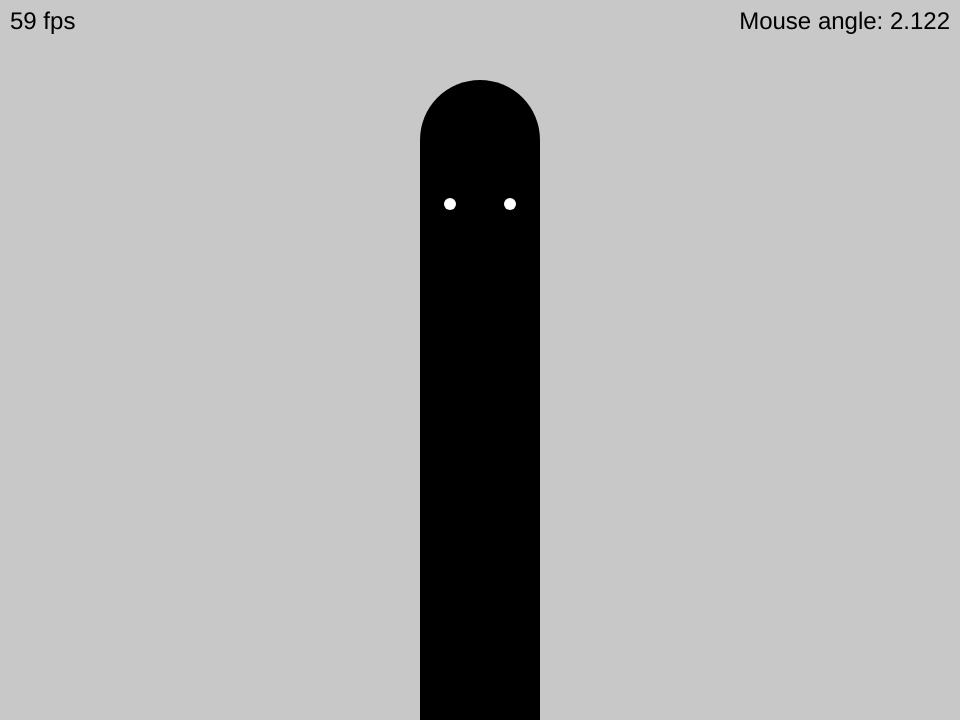
Frame 1 (no input)
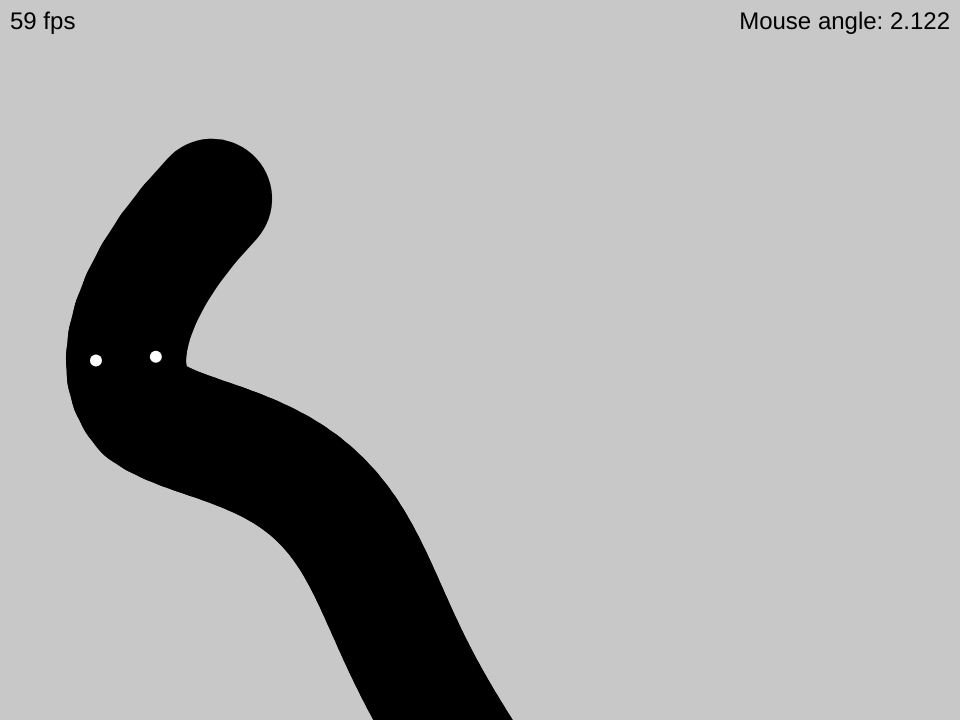
Frame 60 (no input)
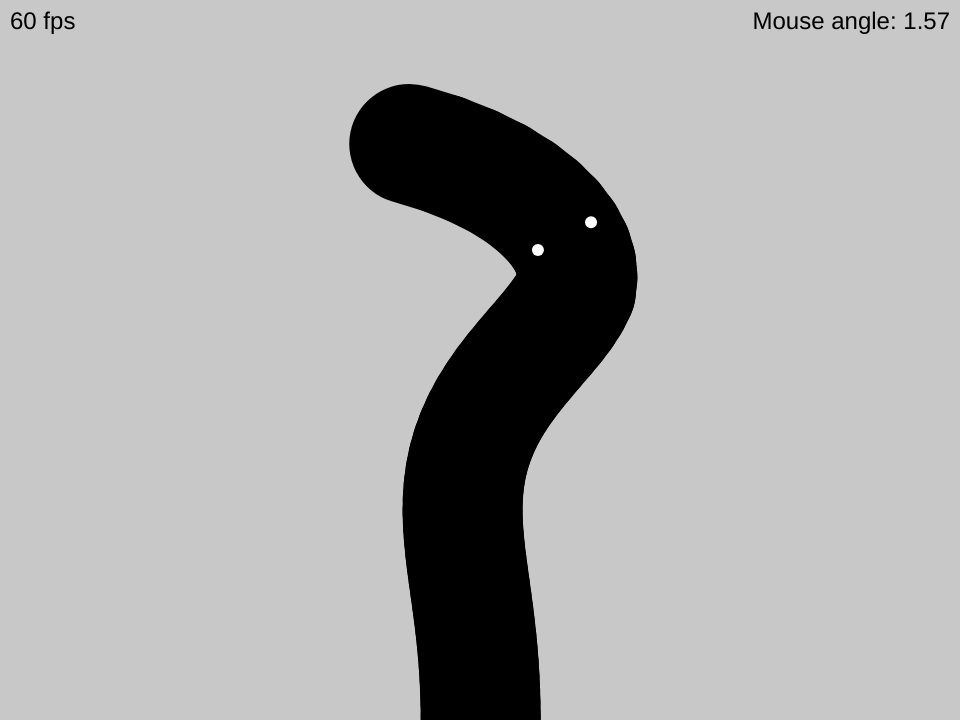
Frame 120 (the mouse pressed at the canvas centre since frame 60)

The p5.js sketch that drew these frames (run headless with seeded random() and noise() and a simulated clock; from frame 60 on, the mouse is pressed at the canvas centre):

// p5.js sketch
// ── sketch.js
// Changable variables

const coordinateCount = 50
const stickLength = 640
const stickRadius = 60

// Internal variables
var crazyMode = false
var keepCrazyMode = false
var randomColor = [0, 0, 0]

var frameTime = 0
var oldTime = 0
var fpsCooldown = 0
var fps = 0
var displayFPS = 0

var mouseAngle = Math.PI / 2
var pastAngleCooldown = 0

const acceleration = 50
const friction = 0.1
const coordinates = []
const pastTargetAngles = []

function modulus(a, b) {
    return Math.sqrt(Math.pow(a, 2) + Math.pow(b, 2))
}

var eyePositionX = 0
var eyePositionY = 0
var eyeRotation = 0

var physicsCoordinate = function () {
    // All angles measured in radians
    // All time measured in seconds

    this.angle = Math.PI / 2
    this.angularVelocity = 0

    this.setup = function(index) {
        this.index = index
        this.distance = (index + 1) * stickLength / coordinateCount
    }

    this.update = function(previousX, previousY, totalLength, previousAngle) {
        // Accelerate
        var targetAngle = pastTargetAngles[coordinateCount - this.index - 1]
        const angleDifference = targetAngle - this.angle
        this.angularVelocity += acceleration * angleDifference / fps

        if (Math.abs(angleDifference) >= Math.PI / 720) {
            this.angularVelocity += acceleration * angleDifference / fps
        } else if (abs(this.angularVelocity) < Math.PI / 720) {
            this.angle = targetAngle
        }
        
        this.angularVelocity *= 1 - friction

        // Check if too long
        if (totalLength > stickLength * (1 + Math.abs(angleDifference))) {
            this.angle = previousAngle
            return [previousX, previousY, totalLength, previousAngle]
        }

        // Move by velocity
        this.angle += this.angularVelocity / fps
        if (this.angle < -Math.PI / 2) {
            this.angle = Math.PI
        } else if (this.angle < 0) {
            this.angle = 0
        }

        // Translate to Cartesian coordinates, then P5 coordinates
        const cartesianX = Math.cos(this.angle) * this.distance
        const cartesianY = Math.sin(this.angle) * this.distance
        var P5_X = cartesianX + width / 2
        var P5_Y = -cartesianY + height

        // Apply screen constraints
        if (P5_X < stickRadius) {
            P5_X = stickRadius
        } else if (P5_X > width - stickRadius) {
            P5_X = width - stickRadius
        }

        const slope = (stickRadius * 2 / (stickLength / (this.distance + 0.1)))
        if (P5_Y < 0) {
            P5_Y = 0
        } else if (P5_Y > height - slope) {
            P5_Y = height - slope
        }
        P5_Y += stickRadius

        // Draw
        const segmentLength = modulus(P5_X - previousX, P5_Y - previousY)

        if (segmentLength > stickRadius * 2) {
            keepCrazyMode = true
        }

        if (totalLength < stickLength * 0.9) {
            eyePositionX = P5_X
            eyePositionY = P5_Y
            eyeRotation = atan2(P5_Y - previousY, P5_X - previousX) + Math.PI / 2
        }

        if (crazyMode) {
            stroke(randomColor[0], randomColor[1], randomColor[2])
        } else {
            stroke(0)
        }

        strokeWeight(stickRadius * 2)
        line(previousX, previousY, P5_X, P5_Y)
        return [P5_X, P5_Y, totalLength + segmentLength, this.angle]
    }
}

function setup() {
    createCanvas(960, 720)

    for (var i = 0; i < coordinateCount; i++) {
        const newCoordinate = new physicsCoordinate()
        newCoordinate.setup(i)
        coordinates.push(newCoordinate)
        pastTargetAngles.push(Math.PI / 2)
    }
}

function draw() {
    // Test for crazy mode
    if (crazyMode) {
        background(Math.random() * 255, Math.random() * 255, Math.random() * 255)
        randomColor = [Math.random() * 128 + 127, Math.random() * 128 + 127, Math.random() * 128 + 127]
    } else {
        background(200)
    }

    // Time updates
    frameTime = millis()
    var timeDiff = frameTime - oldTime
    fps = 1000 / (timeDiff)
    textSize(32)
    fpsCooldown -= timeDiff
    pastAngleCooldown -= timeDiff

    // Call main logic
    if (fps >= 25) {
        mouseAngle = Math.atan2(-mouseY + height + stickRadius, mouseX - width / 2)
        if (mouseAngle < -Math.PI / 2) {
            mouseAngle = Math.PI
        } else if (mouseAngle < 0) {
            mouseAngle = 0
        }
    
        var previousX = width / 2
        var previousY = height + stickRadius
        var totalLength = 0
        var previousAngle = mouseAngle

        keepCrazyMode = false

        for (var i = 0; i < coordinates.length; i++) {
            const previousCoordinate = coordinates[i].update(previousX, previousY, totalLength, previousAngle)
            previousX = previousCoordinate[0]
            previousY = previousCoordinate[1]
            totalLength = previousCoordinate[2]
            previousAngle = previousCoordinate[3]
        }

        if (keepCrazyMode) {
            crazyMode = true
        } else {
            crazyMode = false
        }
    }

    if (pastAngleCooldown <= 0) {
        if (pastTargetAngles.length == coordinateCount) {
            pastTargetAngles.shift()
        }

        if (pastTargetAngles.length < coordinateCount) {
            pastTargetAngles.push(mouseAngle)
        }

        pastAngleCooldown = 100 / coordinateCount
    }

    // Draw eyes

    const eyeXShift = cos(eyeRotation) * (stickRadius / 2)
    const eyeYShift = sin(eyeRotation) * (stickRadius / 2)

    fill(255)
    strokeWeight(0)
    ellipse(eyePositionX + eyeXShift, eyePositionY + eyeYShift, stickRadius / 5, stickRadius / 5)
    ellipse(eyePositionX - eyeXShift, eyePositionY - eyeYShift, stickRadius / 5, stickRadius / 5)

    // UI Elements 

    if (fpsCooldown <= 0) {
        displayFPS = fps
        fpsCooldown = 1000
    }

    fill(0, 0, 0)
    textAlign(LEFT, TOP)
    textSize(24)
    text(`${Math.floor(displayFPS)} fps`, 10, 10)
    textAlign(RIGHT, TOP)
    text(`Mouse angle: ${Math.floor(mouseAngle * 1000) / 1000}`, width - 10, 10)

    // Finalizing frame

    oldTime = millis()
}
